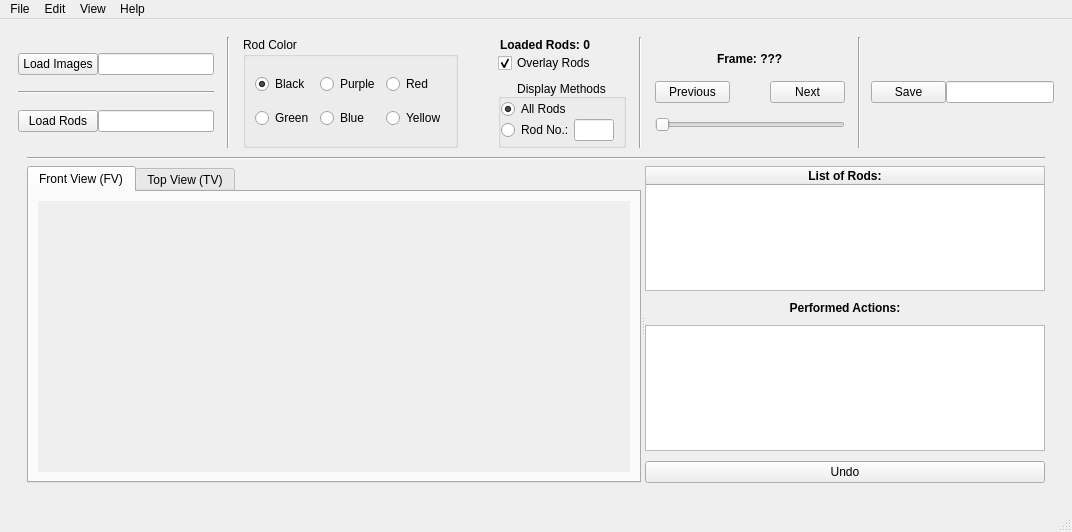
<?xml version="1.0" encoding="UTF-8"?>
<ui version="4.0">
 <class>MainWindow</class>
 <widget class="QMainWindow" name="MainWindow">
  <property name="geometry">
   <rect>
    <x>0</x>
    <y>0</y>
    <width>1072</width>
    <height>532</height>
   </rect>
  </property>
  <property name="windowTitle">
   <string>Rod Tracker</string>
  </property>
  <property name="windowIcon">
   <iconset>
    <normaloff>resources/icon_main.ico</normaloff>resources/icon_main.ico</iconset>
  </property>
  <widget class="QWidget" name="centralized">
   <layout class="QGridLayout" name="gridLayout">
    <property name="spacing">
     <number>0</number>
    </property>
    <item row="0" column="0">
     <widget class="QScrollArea" name="scrollArea">
      <property name="frameShape">
       <enum>QFrame::NoFrame</enum>
      </property>
      <property name="frameShadow">
       <enum>QFrame::Plain</enum>
      </property>
      <property name="widgetResizable">
       <bool>true</bool>
      </property>
      <widget class="QWidget" name="scrollAreaWidgetContents_all">
       <property name="geometry">
        <rect>
         <x>0</x>
         <y>0</y>
         <width>1088</width>
         <height>458</height>
        </rect>
       </property>
       <layout class="QVBoxLayout" name="verticalLayout">
        <property name="spacing">
         <number>0</number>
        </property>
        <item>
         <layout class="QHBoxLayout" name="hl_controlbar">
          <item>
           <layout class="QGridLayout" name="grid_loads">
            <item row="1" column="0" colspan="2">
             <widget class="Line" name="line_2">
              <property name="orientation">
               <enum>Qt::Horizontal</enum>
              </property>
             </widget>
            </item>
            <item row="0" column="0">
             <widget class="QPushButton" name="pb_load_images">
              <property name="sizePolicy">
               <sizepolicy hsizetype="Preferred" vsizetype="Fixed">
                <horstretch>0</horstretch>
                <verstretch>0</verstretch>
               </sizepolicy>
              </property>
              <property name="maximumSize">
               <size>
                <width>16777215</width>
                <height>16777215</height>
               </size>
              </property>
              <property name="text">
               <string>Load Images</string>
              </property>
             </widget>
            </item>
            <item row="2" column="0">
             <widget class="QPushButton" name="pb_load_rods">
              <property name="sizePolicy">
               <sizepolicy hsizetype="Preferred" vsizetype="Fixed">
                <horstretch>0</horstretch>
                <verstretch>0</verstretch>
               </sizepolicy>
              </property>
              <property name="text">
               <string>Load Rods</string>
              </property>
             </widget>
            </item>
            <item row="0" column="1">
             <widget class="QLineEdit" name="le_image_dir">
              <property name="sizePolicy">
               <sizepolicy hsizetype="Minimum" vsizetype="Fixed">
                <horstretch>0</horstretch>
                <verstretch>0</verstretch>
               </sizepolicy>
              </property>
              <property name="minimumSize">
               <size>
                <width>100</width>
                <height>0</height>
               </size>
              </property>
              <property name="maximumSize">
               <size>
                <width>400</width>
                <height>16777215</height>
               </size>
              </property>
             </widget>
            </item>
            <item row="2" column="1">
             <widget class="QLineEdit" name="le_rod_dir">
              <property name="sizePolicy">
               <sizepolicy hsizetype="MinimumExpanding" vsizetype="Fixed">
                <horstretch>0</horstretch>
                <verstretch>0</verstretch>
               </sizepolicy>
              </property>
              <property name="minimumSize">
               <size>
                <width>100</width>
                <height>0</height>
               </size>
              </property>
              <property name="maximumSize">
               <size>
                <width>400</width>
                <height>16777215</height>
               </size>
              </property>
             </widget>
            </item>
           </layout>
          </item>
          <item>
           <spacer name="horizontalSpacer">
            <property name="orientation">
             <enum>Qt::Horizontal</enum>
            </property>
            <property name="sizeType">
             <enum>QSizePolicy::Fixed</enum>
            </property>
            <property name="sizeHint" stdset="0">
             <size>
              <width>13</width>
              <height>20</height>
             </size>
            </property>
           </spacer>
          </item>
          <item>
           <widget class="Line" name="line_3">
            <property name="orientation">
             <enum>Qt::Vertical</enum>
            </property>
           </widget>
          </item>
          <item>
           <spacer name="horizontalSpacer_4">
            <property name="orientation">
             <enum>Qt::Horizontal</enum>
            </property>
            <property name="sizeType">
             <enum>QSizePolicy::Fixed</enum>
            </property>
            <property name="sizeHint" stdset="0">
             <size>
              <width>13</width>
              <height>20</height>
             </size>
            </property>
           </spacer>
          </item>
          <item>
           <widget class="QGroupBox" name="group_rod_color">
            <property name="sizePolicy">
             <sizepolicy hsizetype="Maximum" vsizetype="Preferred">
              <horstretch>0</horstretch>
              <verstretch>0</verstretch>
             </sizepolicy>
            </property>
            <property name="title">
             <string>Rod Color</string>
            </property>
            <layout class="QGridLayout" name="gridLayout_4">
             <item row="0" column="3">
              <widget class="QRadioButton" name="rb_red">
               <property name="text">
                <string>Red</string>
               </property>
              </widget>
             </item>
             <item row="0" column="2">
              <widget class="QRadioButton" name="rb_purple">
               <property name="text">
                <string>Purple</string>
               </property>
              </widget>
             </item>
             <item row="0" column="1">
              <widget class="QRadioButton" name="rb_black">
               <property name="text">
                <string>Black</string>
               </property>
               <property name="checked">
                <bool>true</bool>
               </property>
              </widget>
             </item>
             <item row="1" column="1">
              <widget class="QRadioButton" name="rb_green">
               <property name="text">
                <string>Green</string>
               </property>
              </widget>
             </item>
             <item row="1" column="2">
              <widget class="QRadioButton" name="rb_blue">
               <property name="text">
                <string>Blue</string>
               </property>
              </widget>
             </item>
             <item row="1" column="3">
              <widget class="QRadioButton" name="rb_yellow">
               <property name="text">
                <string>Yellow</string>
               </property>
              </widget>
             </item>
            </layout>
           </widget>
          </item>
          <item>
           <spacer name="horizontalSpacer_5">
            <property name="orientation">
             <enum>Qt::Horizontal</enum>
            </property>
            <property name="sizeType">
             <enum>QSizePolicy::Maximum</enum>
            </property>
            <property name="sizeHint" stdset="0">
             <size>
              <width>40</width>
              <height>20</height>
             </size>
            </property>
           </spacer>
          </item>
          <item>
           <layout class="QVBoxLayout" name="verticalLayout_3">
            <item>
             <widget class="QLineEdit" name="le_rod_disp">
              <property name="sizePolicy">
               <sizepolicy hsizetype="Preferred" vsizetype="Fixed">
                <horstretch>0</horstretch>
                <verstretch>0</verstretch>
               </sizepolicy>
              </property>
              <property name="styleSheet">
               <string notr="true">background-color: transparent; font-weight: bold;</string>
              </property>
              <property name="text">
               <string>Loaded Rods: 0</string>
              </property>
              <property name="frame">
               <bool>false</bool>
              </property>
              <property name="readOnly">
               <bool>true</bool>
              </property>
              <property name="placeholderText">
               <string/>
              </property>
             </widget>
            </item>
            <item>
             <widget class="QCheckBox" name="cb_overlay">
              <property name="sizePolicy">
               <sizepolicy hsizetype="Preferred" vsizetype="Fixed">
                <horstretch>0</horstretch>
                <verstretch>0</verstretch>
               </sizepolicy>
              </property>
              <property name="maximumSize">
               <size>
                <width>100</width>
                <height>16777215</height>
               </size>
              </property>
              <property name="text">
               <string>Overlay Rods</string>
              </property>
              <property name="checked">
               <bool>true</bool>
              </property>
             </widget>
            </item>
            <item>
             <spacer name="verticalSpacer">
              <property name="orientation">
               <enum>Qt::Vertical</enum>
              </property>
              <property name="sizeType">
               <enum>QSizePolicy::Fixed</enum>
              </property>
              <property name="sizeHint" stdset="0">
               <size>
                <width>20</width>
                <height>6</height>
               </size>
              </property>
             </spacer>
            </item>
            <item>
             <widget class="QGroupBox" name="group_disp_method">
              <property name="sizePolicy">
               <sizepolicy hsizetype="Maximum" vsizetype="Maximum">
                <horstretch>0</horstretch>
                <verstretch>0</verstretch>
               </sizepolicy>
              </property>
              <property name="title">
               <string>Display Methods</string>
              </property>
              <property name="alignment">
               <set>Qt::AlignBottom|Qt::AlignHCenter</set>
              </property>
              <layout class="QVBoxLayout" name="verticalLayout_4">
               <property name="spacing">
                <number>0</number>
               </property>
               <property name="leftMargin">
                <number>0</number>
               </property>
               <property name="topMargin">
                <number>0</number>
               </property>
               <property name="bottomMargin">
                <number>4</number>
               </property>
               <item>
                <widget class="QRadioButton" name="rb_disp_all">
                 <property name="sizePolicy">
                  <sizepolicy hsizetype="Preferred" vsizetype="Fixed">
                   <horstretch>0</horstretch>
                   <verstretch>0</verstretch>
                  </sizepolicy>
                 </property>
                 <property name="text">
                  <string>All Rods</string>
                 </property>
                 <property name="checked">
                  <bool>true</bool>
                 </property>
                </widget>
               </item>
               <item>
                <layout class="QHBoxLayout" name="horizontalLayout_3">
                 <item>
                  <widget class="QRadioButton" name="rb_disp_one">
                   <property name="sizePolicy">
                    <sizepolicy hsizetype="Maximum" vsizetype="Fixed">
                     <horstretch>0</horstretch>
                     <verstretch>0</verstretch>
                    </sizepolicy>
                   </property>
                   <property name="minimumSize">
                    <size>
                     <width>70</width>
                     <height>0</height>
                    </size>
                   </property>
                   <property name="text">
                    <string>Rod No.:</string>
                   </property>
                  </widget>
                 </item>
                 <item>
                  <widget class="QLineEdit" name="le_disp_one">
                   <property name="sizePolicy">
                    <sizepolicy hsizetype="Fixed" vsizetype="Fixed">
                     <horstretch>0</horstretch>
                     <verstretch>0</verstretch>
                    </sizepolicy>
                   </property>
                   <property name="maximumSize">
                    <size>
                     <width>40</width>
                     <height>16777215</height>
                    </size>
                   </property>
                  </widget>
                 </item>
                </layout>
               </item>
              </layout>
             </widget>
            </item>
           </layout>
          </item>
          <item>
           <spacer name="horizontalSpacer_8">
            <property name="orientation">
             <enum>Qt::Horizontal</enum>
            </property>
            <property name="sizeType">
             <enum>QSizePolicy::Fixed</enum>
            </property>
            <property name="sizeHint" stdset="0">
             <size>
              <width>13</width>
              <height>20</height>
             </size>
            </property>
           </spacer>
          </item>
          <item>
           <widget class="Line" name="line_4">
            <property name="orientation">
             <enum>Qt::Vertical</enum>
            </property>
           </widget>
          </item>
          <item>
           <spacer name="horizontalSpacer_2">
            <property name="orientation">
             <enum>Qt::Horizontal</enum>
            </property>
            <property name="sizeType">
             <enum>QSizePolicy::Fixed</enum>
            </property>
            <property name="sizeHint" stdset="0">
             <size>
              <width>13</width>
              <height>20</height>
             </size>
            </property>
           </spacer>
          </item>
          <item>
           <layout class="QVBoxLayout" name="verticalLayout_2">
            <item>
             <widget class="QLineEdit" name="le_frame_disp">
              <property name="sizePolicy">
               <sizepolicy hsizetype="Preferred" vsizetype="Fixed">
                <horstretch>0</horstretch>
                <verstretch>0</verstretch>
               </sizepolicy>
              </property>
              <property name="styleSheet">
               <string notr="true">background-color: transparent;font-weight: bold;</string>
              </property>
              <property name="text">
               <string>Frame: ???</string>
              </property>
              <property name="frame">
               <bool>false</bool>
              </property>
              <property name="alignment">
               <set>Qt::AlignCenter</set>
              </property>
              <property name="readOnly">
               <bool>true</bool>
              </property>
              <property name="placeholderText">
               <string/>
              </property>
             </widget>
            </item>
            <item>
             <layout class="QHBoxLayout" name="horizontalLayout">
              <item>
               <widget class="QPushButton" name="pb_previous">
                <property name="sizePolicy">
                 <sizepolicy hsizetype="Preferred" vsizetype="Fixed">
                  <horstretch>0</horstretch>
                  <verstretch>0</verstretch>
                 </sizepolicy>
                </property>
                <property name="maximumSize">
                 <size>
                  <width>75</width>
                  <height>16777215</height>
                 </size>
                </property>
                <property name="toolTip">
                 <string>Previous Image</string>
                </property>
                <property name="text">
                 <string>Previous</string>
                </property>
                <property name="shortcut">
                 <string>Left</string>
                </property>
               </widget>
              </item>
              <item>
               <spacer name="horizontalSpacer_7">
                <property name="orientation">
                 <enum>Qt::Horizontal</enum>
                </property>
                <property name="sizeType">
                 <enum>QSizePolicy::Preferred</enum>
                </property>
                <property name="sizeHint" stdset="0">
                 <size>
                  <width>40</width>
                  <height>20</height>
                 </size>
                </property>
               </spacer>
              </item>
              <item>
               <widget class="QPushButton" name="pb_next">
                <property name="sizePolicy">
                 <sizepolicy hsizetype="Preferred" vsizetype="Fixed">
                  <horstretch>0</horstretch>
                  <verstretch>0</verstretch>
                 </sizepolicy>
                </property>
                <property name="maximumSize">
                 <size>
                  <width>75</width>
                  <height>16777215</height>
                 </size>
                </property>
                <property name="toolTip">
                 <string>Next Image</string>
                </property>
                <property name="text">
                 <string>Next</string>
                </property>
                <property name="shortcut">
                 <string>Right</string>
                </property>
               </widget>
              </item>
             </layout>
            </item>
            <item>
             <widget class="QSlider" name="slider_frames">
              <property name="sizePolicy">
               <sizepolicy hsizetype="Preferred" vsizetype="Fixed">
                <horstretch>0</horstretch>
                <verstretch>0</verstretch>
               </sizepolicy>
              </property>
              <property name="orientation">
               <enum>Qt::Horizontal</enum>
              </property>
             </widget>
            </item>
           </layout>
          </item>
          <item>
           <spacer name="horizontalSpacer_3">
            <property name="orientation">
             <enum>Qt::Horizontal</enum>
            </property>
            <property name="sizeType">
             <enum>QSizePolicy::Fixed</enum>
            </property>
            <property name="sizeHint" stdset="0">
             <size>
              <width>13</width>
              <height>20</height>
             </size>
            </property>
           </spacer>
          </item>
          <item>
           <widget class="Line" name="line_5">
            <property name="orientation">
             <enum>Qt::Vertical</enum>
            </property>
           </widget>
          </item>
          <item>
           <spacer name="horizontalSpacer_6">
            <property name="orientation">
             <enum>Qt::Horizontal</enum>
            </property>
            <property name="sizeType">
             <enum>QSizePolicy::Fixed</enum>
            </property>
            <property name="sizeHint" stdset="0">
             <size>
              <width>10</width>
              <height>20</height>
             </size>
            </property>
           </spacer>
          </item>
          <item>
           <layout class="QGridLayout" name="grid_save">
            <property name="sizeConstraint">
             <enum>QLayout::SetMaximumSize</enum>
            </property>
            <item row="0" column="1">
             <widget class="QLineEdit" name="le_save_dir">
              <property name="sizePolicy">
               <sizepolicy hsizetype="Maximum" vsizetype="Fixed">
                <horstretch>0</horstretch>
                <verstretch>0</verstretch>
               </sizepolicy>
              </property>
              <property name="minimumSize">
               <size>
                <width>100</width>
                <height>0</height>
               </size>
              </property>
              <property name="maximumSize">
               <size>
                <width>400</width>
                <height>16777215</height>
               </size>
              </property>
             </widget>
            </item>
            <item row="0" column="0">
             <widget class="QPushButton" name="pb_save_rods">
              <property name="sizePolicy">
               <sizepolicy hsizetype="Preferred" vsizetype="Fixed">
                <horstretch>0</horstretch>
                <verstretch>0</verstretch>
               </sizepolicy>
              </property>
              <property name="maximumSize">
               <size>
                <width>75</width>
                <height>16777215</height>
               </size>
              </property>
              <property name="text">
               <string>Save</string>
              </property>
             </widget>
            </item>
           </layout>
          </item>
         </layout>
        </item>
        <item>
         <widget class="QFrame" name="frame">
          <property name="frameShape">
           <enum>QFrame::NoFrame</enum>
          </property>
          <property name="frameShadow">
           <enum>QFrame::Raised</enum>
          </property>
          <layout class="QVBoxLayout" name="verticalLayout_19">
           <item>
            <widget class="Line" name="line">
             <property name="orientation">
              <enum>Qt::Horizontal</enum>
             </property>
            </widget>
           </item>
           <item>
            <widget class="QSplitter" name="splitter">
             <property name="orientation">
              <enum>Qt::Horizontal</enum>
             </property>
             <property name="childrenCollapsible">
              <bool>false</bool>
             </property>
             <widget class="QTabWidget" name="camera_tabs">
              <property name="currentIndex">
               <number>0</number>
              </property>
              <widget class="QWidget" name="tab_0">
               <attribute name="title">
                <string>Front View (FV)</string>
               </attribute>
               <layout class="QVBoxLayout" name="verticalLayout_15">
                <item>
                 <widget class="QScrollArea" name="sa_camera_0">
                  <property name="frameShape">
                   <enum>QFrame::NoFrame</enum>
                  </property>
                  <property name="widgetResizable">
                   <bool>true</bool>
                  </property>
                  <widget class="QWidget" name="scrollAreaWidgetContents_0">
                   <property name="geometry">
                    <rect>
                     <x>0</x>
                     <y>0</y>
                     <width>441</width>
                     <height>226</height>
                    </rect>
                   </property>
                   <layout class="QVBoxLayout" name="verticalLayout_16">
                    <item>
                     <widget class="RodImageWidget" name="camera_0">
                      <property name="sizePolicy">
                       <sizepolicy hsizetype="Preferred" vsizetype="Preferred">
                        <horstretch>0</horstretch>
                        <verstretch>0</verstretch>
                       </sizepolicy>
                      </property>
                      <property name="mouseTracking">
                       <bool>true</bool>
                      </property>
                      <property name="frameShape">
                       <enum>QFrame::NoFrame</enum>
                      </property>
                      <property name="frameShadow">
                       <enum>QFrame::Plain</enum>
                      </property>
                      <property name="text">
                       <string/>
                      </property>
                      <property name="pixmap">
                       <pixmap>resources/icon_main.ico</pixmap>
                      </property>
                      <property name="scaledContents">
                       <bool>false</bool>
                      </property>
                      <property name="alignment">
                       <set>Qt::AlignCenter</set>
                      </property>
                     </widget>
                    </item>
                   </layout>
                  </widget>
                 </widget>
                </item>
               </layout>
              </widget>
              <widget class="QWidget" name="tab_1">
               <attribute name="title">
                <string>Top View (TV)</string>
               </attribute>
               <layout class="QVBoxLayout" name="verticalLayout_17">
                <item>
                 <widget class="QScrollArea" name="sa_camera_1">
                  <property name="frameShape">
                   <enum>QFrame::NoFrame</enum>
                  </property>
                  <property name="widgetResizable">
                   <bool>true</bool>
                  </property>
                  <widget class="QWidget" name="scrollAreaWidgetContents_8">
                   <property name="geometry">
                    <rect>
                     <x>0</x>
                     <y>0</y>
                     <width>441</width>
                     <height>226</height>
                    </rect>
                   </property>
                   <layout class="QVBoxLayout" name="verticalLayout_18">
                    <item>
                     <widget class="RodImageWidget" name="camera_1">
                      <property name="sizePolicy">
                       <sizepolicy hsizetype="Preferred" vsizetype="Preferred">
                        <horstretch>0</horstretch>
                        <verstretch>0</verstretch>
                       </sizepolicy>
                      </property>
                      <property name="mouseTracking">
                       <bool>true</bool>
                      </property>
                      <property name="frameShape">
                       <enum>QFrame::NoFrame</enum>
                      </property>
                      <property name="frameShadow">
                       <enum>QFrame::Plain</enum>
                      </property>
                      <property name="text">
                       <string/>
                      </property>
                      <property name="pixmap">
                       <pixmap>resources/icon_main.ico</pixmap>
                      </property>
                      <property name="scaledContents">
                       <bool>false</bool>
                      </property>
                      <property name="alignment">
                       <set>Qt::AlignCenter</set>
                      </property>
                     </widget>
                    </item>
                   </layout>
                  </widget>
                 </widget>
                </item>
               </layout>
              </widget>
             </widget>
             <widget class="QWidget" name="verticalLayoutWidget">
              <layout class="QVBoxLayout" name="undo_layout" stretch="0,0,0,0">
               <property name="spacing">
                <number>10</number>
               </property>
               <property name="sizeConstraint">
                <enum>QLayout::SetMaximumSize</enum>
               </property>
               <item>
                <widget class="QTreeWidget" name="tv_rods">
                 <property name="sizePolicy">
                  <sizepolicy hsizetype="Maximum" vsizetype="Expanding">
                   <horstretch>0</horstretch>
                   <verstretch>0</verstretch>
                  </sizepolicy>
                 </property>
                 <property name="maximumSize">
                  <size>
                   <width>400</width>
                   <height>16777215</height>
                  </size>
                 </property>
                 <attribute name="headerMinimumSectionSize">
                  <number>26</number>
                 </attribute>
                 <attribute name="headerDefaultSectionSize">
                  <number>100</number>
                 </attribute>
                 <attribute name="headerStretchLastSection">
                  <bool>true</bool>
                 </attribute>
                 <column>
                  <property name="text">
                   <string>List of Rods:</string>
                  </property>
                  <property name="font">
                   <font>
                    <weight>75</weight>
                    <bold>true</bold>
                   </font>
                  </property>
                  <property name="textAlignment">
                   <set>AlignCenter</set>
                  </property>
                 </column>
                </widget>
               </item>
               <item>
                <widget class="QLabel" name="lbl_actions_list">
                 <property name="styleSheet">
                  <string notr="true">background-color: transparent;font-weight: bold;</string>
                 </property>
                 <property name="text">
                  <string>Performed Actions:</string>
                 </property>
                 <property name="alignment">
                  <set>Qt::AlignCenter</set>
                 </property>
                </widget>
               </item>
               <item>
                <widget class="LoggerWidget" name="lv_actions_list">
                 <property name="sizePolicy">
                  <sizepolicy hsizetype="Maximum" vsizetype="Expanding">
                   <horstretch>0</horstretch>
                   <verstretch>0</verstretch>
                  </sizepolicy>
                 </property>
                 <property name="maximumSize">
                  <size>
                   <width>400</width>
                   <height>16777215</height>
                  </size>
                 </property>
                </widget>
               </item>
               <item>
                <widget class="QPushButton" name="pb_undo">
                 <property name="sizePolicy">
                  <sizepolicy hsizetype="Preferred" vsizetype="Fixed">
                   <horstretch>0</horstretch>
                   <verstretch>0</verstretch>
                  </sizepolicy>
                 </property>
                 <property name="minimumSize">
                  <size>
                   <width>60</width>
                   <height>0</height>
                  </size>
                 </property>
                 <property name="maximumSize">
                  <size>
                   <width>400</width>
                   <height>16777215</height>
                  </size>
                 </property>
                 <property name="text">
                  <string>Undo</string>
                 </property>
                 <property name="icon">
                  <iconset>
                   <normaloff>resources/left-arrow-96.png</normaloff>resources/left-arrow-96.png</iconset>
                 </property>
                </widget>
               </item>
              </layout>
             </widget>
            </widget>
           </item>
          </layout>
         </widget>
        </item>
       </layout>
      </widget>
     </widget>
    </item>
   </layout>
  </widget>
  <widget class="QMenuBar" name="menubar">
   <property name="geometry">
    <rect>
     <x>0</x>
     <y>0</y>
     <width>1072</width>
     <height>20</height>
    </rect>
   </property>
   <widget class="QMenu" name="menuFile">
    <property name="title">
     <string>File</string>
    </property>
    <addaction name="action_open"/>
    <addaction name="action_open_rods"/>
    <addaction name="action_save"/>
    <addaction name="action_preferences"/>
   </widget>
   <widget class="QMenu" name="menuEdit">
    <property name="enabled">
     <bool>true</bool>
    </property>
    <property name="title">
     <string>Edit</string>
    </property>
    <addaction name="action_revert"/>
    <addaction name="action_redo"/>
    <addaction name="action_cleanup"/>
   </widget>
   <widget class="QMenu" name="menuView">
    <property name="title">
     <string>View</string>
    </property>
    <addaction name="action_persistent_view"/>
    <addaction name="action_zoom_in"/>
    <addaction name="action_zoom_out"/>
    <addaction name="action_original_size"/>
    <addaction name="action_fit_to_window"/>
   </widget>
   <widget class="QMenu" name="menuHelp">
    <property name="title">
     <string>Help</string>
    </property>
    <addaction name="action_docs"/>
    <addaction name="action_about"/>
    <addaction name="action_about_qt"/>
   </widget>
   <addaction name="menuFile"/>
   <addaction name="menuEdit"/>
   <addaction name="menuView"/>
   <addaction name="menuHelp"/>
  </widget>
  <widget class="QStatusBar" name="statusbar"/>
  <action name="action_open">
   <property name="text">
    <string>Open Images</string>
   </property>
   <property name="shortcut">
    <string>Ctrl+O</string>
   </property>
  </action>
  <action name="action_save">
   <property name="enabled">
    <bool>true</bool>
   </property>
   <property name="text">
    <string>Save</string>
   </property>
   <property name="shortcut">
    <string>Ctrl+S</string>
   </property>
  </action>
  <action name="action_zoom_in">
   <property name="text">
    <string>Zoom in</string>
   </property>
   <property name="shortcut">
    <string>+</string>
   </property>
  </action>
  <action name="action_zoom_out">
   <property name="text">
    <string>Zoom out</string>
   </property>
   <property name="shortcut">
    <string>-</string>
   </property>
  </action>
  <action name="action_original_size">
   <property name="text">
    <string>Original Size</string>
   </property>
   <property name="shortcut">
    <string>Ctrl+R</string>
   </property>
  </action>
  <action name="action_fit_to_window">
   <property name="enabled">
    <bool>true</bool>
   </property>
   <property name="text">
    <string>Fit to Window</string>
   </property>
  </action>
  <action name="action_persistent_view">
   <property name="checkable">
    <bool>true</bool>
   </property>
   <property name="checked">
    <bool>true</bool>
   </property>
   <property name="text">
    <string>Persistent View</string>
   </property>
  </action>
  <action name="action_revert">
   <property name="text">
    <string>Undo</string>
   </property>
   <property name="shortcut">
    <string>Ctrl+Z</string>
   </property>
  </action>
  <action name="action_redo">
   <property name="enabled">
    <bool>true</bool>
   </property>
   <property name="text">
    <string>Redo</string>
   </property>
   <property name="shortcut">
    <string>Ctrl+Shift+Z</string>
   </property>
  </action>
  <action name="action_cleanup">
   <property name="text">
    <string>Cleanup Data</string>
   </property>
  </action>
  <action name="action_open_rods">
   <property name="text">
    <string>Open Rod Data</string>
   </property>
  </action>
  <action name="action_preferences">
   <property name="text">
    <string>Preferences</string>
   </property>
  </action>
  <action name="action_docs">
   <property name="text">
    <string>Read Me</string>
   </property>
  </action>
  <action name="action_about">
   <property name="text">
    <string>About</string>
   </property>
  </action>
  <action name="action_about_qt">
   <property name="text">
    <string>About Qt</string>
   </property>
  </action>
 </widget>
 <customwidgets>
  <customwidget>
   <class>RodImageWidget</class>
   <extends>QLabel</extends>
   <header>Python.ui.rodimagewidget.h</header>
  </customwidget>
  <customwidget>
   <class>LoggerWidget</class>
   <extends>QListWidget</extends>
   <header>Python.ui.loggerwidget.h</header>
  </customwidget>
 </customwidgets>
 <resources/>
 <connections/>
</ui>
